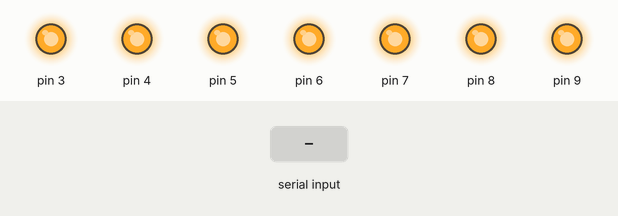
Recording of a sketch running on a simulated Arduino Uno, built with avr-gcc and run on an emulated ATmega328P. Parts: output pins drawn as LEDs (lit = HIGH). The test bench sets the inputs (shaded band). Random numbers use the default seed unless the sketch sets one.

Above: at 1.2 s.
1.3 s: "2" received over Serial
At 2.0 s:
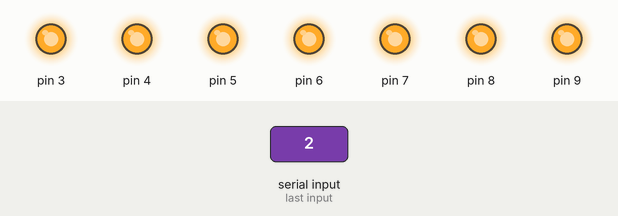
2.8 s: "1" received over Serial
At 3.5 s:
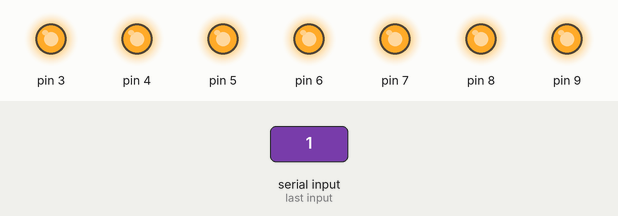
Timing chart, 0 to 5.8 s (numbered marks = the images above; inputs shaded):
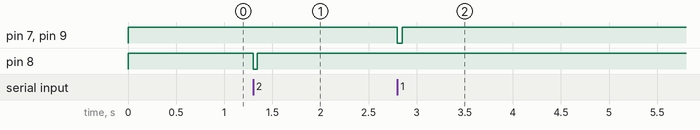

Measured:
- after the input at 1.3 s, pin 8: HIGH → LOW at once, → HIGH 0.04 s later
- after the input at 2.8 s, pin 7, pin 9: HIGH → LOW at once, → HIGH 0.05 s later

The sketch:

keyboardSoundEffect.ino
```cpp
int currentRandm = 0;

void setup() {

  Serial.begin(9600);
  pinMode(9, OUTPUT);
  pinMode(3, OUTPUT);
  pinMode(4, OUTPUT);
  pinMode(5, OUTPUT);
  pinMode(6, OUTPUT);
  pinMode(7, OUTPUT);
  pinMode(8, OUTPUT);

  digitalWrite(9, HIGH);
  digitalWrite(3, HIGH);
  digitalWrite(4, HIGH);
  digitalWrite(5, HIGH);
  digitalWrite(6, HIGH);
  digitalWrite(7, HIGH);
  digitalWrite(8, HIGH);
}

void loop() {
  if (Serial.available() > 0) {
    // read incoming serial data:
    char inChar = Serial.read();
    if(inChar == '2') {
        digitalWrite(8, LOW);
        delay(40);
        digitalWrite(8, HIGH);
    } else {
        currentRandm = random(2,8);
        digitalWrite(7, LOW);
        digitalWrite(9, LOW);
        delay(50);
        digitalWrite(7, HIGH);
        digitalWrite(9, HIGH);
    }
  }
}
```
